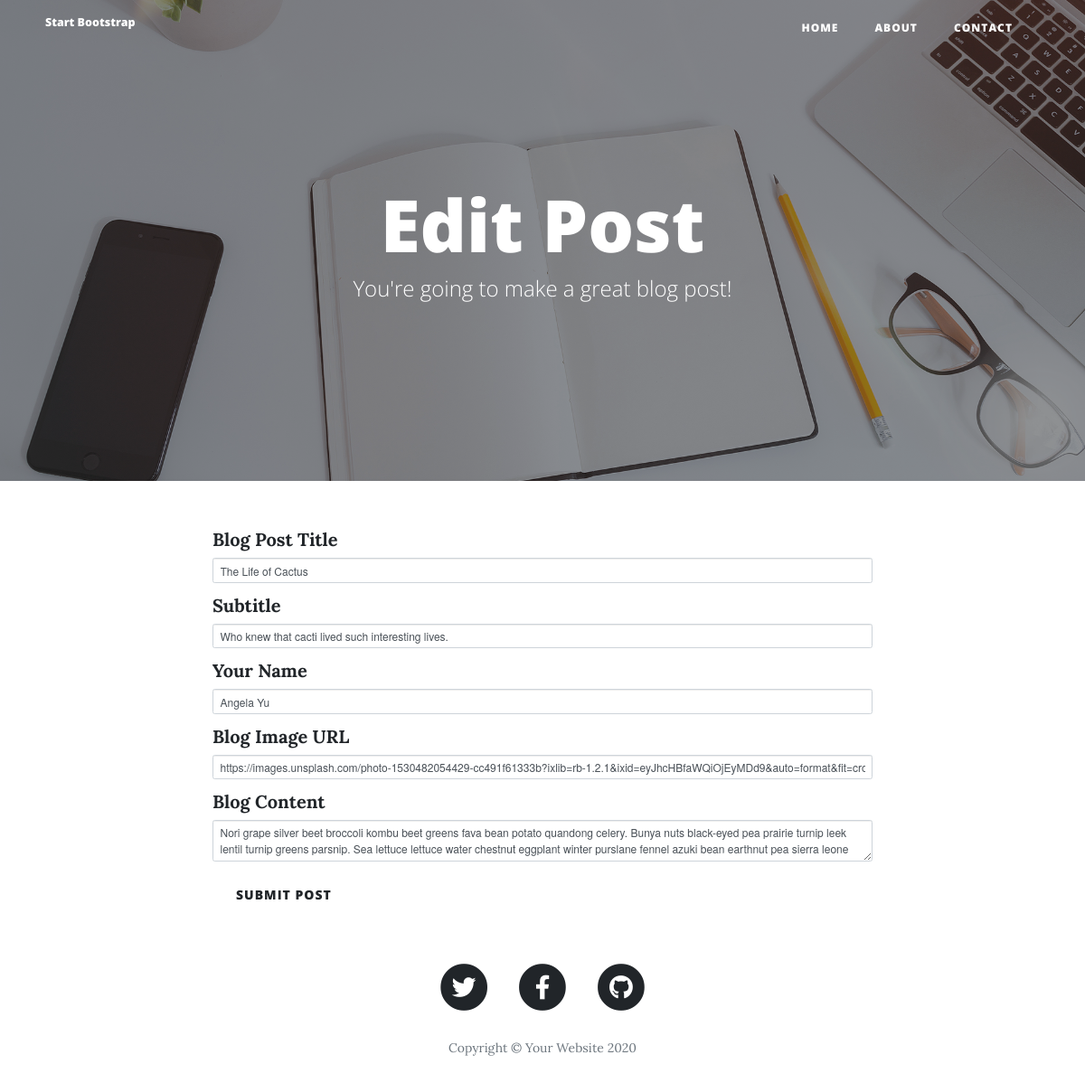
Page /edit/1 on the earlier database version.
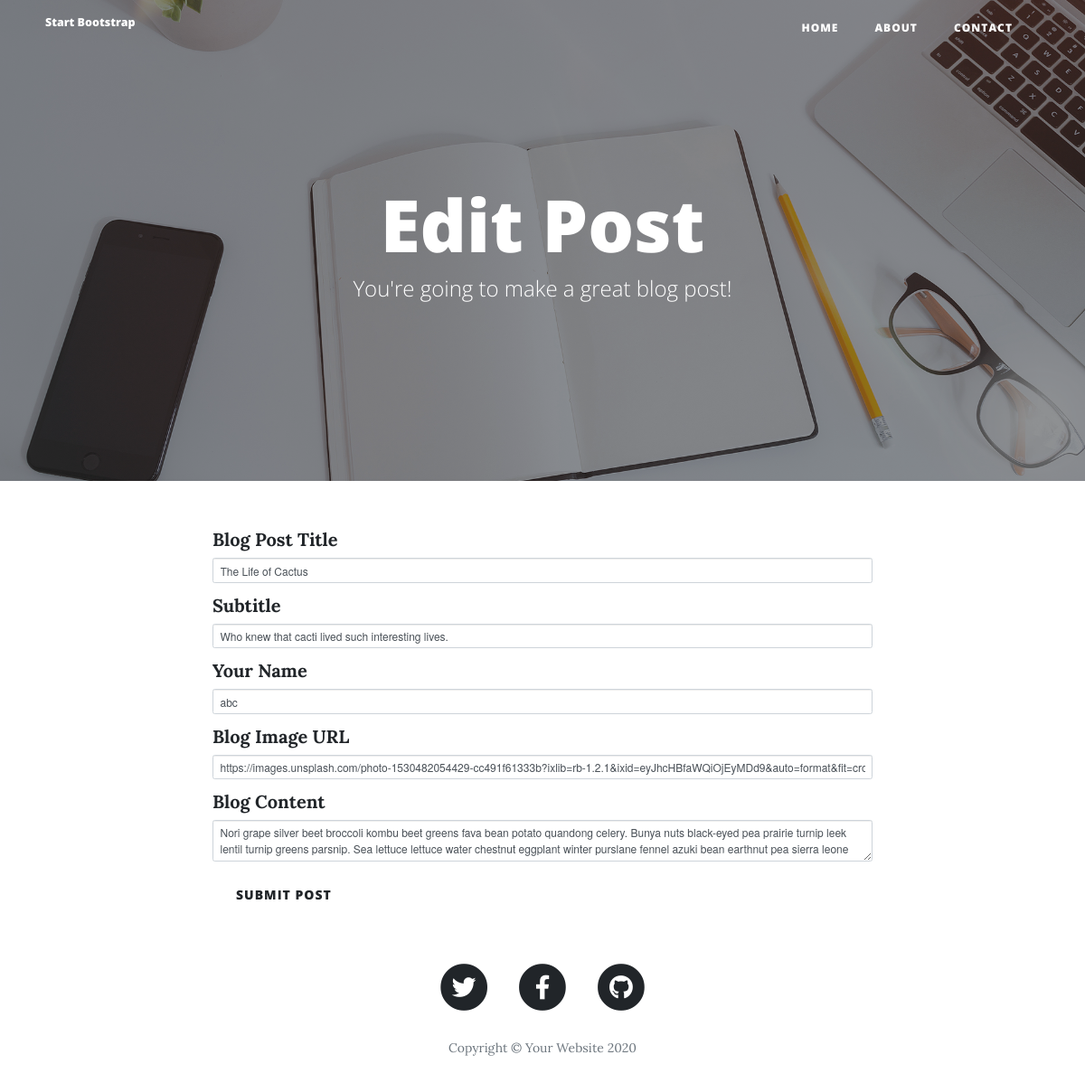
Same page on the later database version.
### main.py (models this page shows)
class BlogPost(db.Model):
    id = db.Column(db.Integer, primary_key=True)
    title = db.Column(db.String(250), unique=True, nullable=False)
    subtitle = db.Column(db.String(250), nullable=False)
    date = db.Column(db.String(250), nullable=False)
    body = db.Column(db.Text, nullable=False)
    author = db.Column(db.String(250), nullable=False)
    img_url = db.Column(db.String(250), nullable=False)

### main.py (the view, shortened to what this page needs)
@app.route('/edit/<int:post_id>', methods=['POST', 'GET'])
def edit_post(post_id):
    post = BlogPost.query.get(post_id)
    edit_form = CreatePostForm(
        title=post.title,
        subtitle=post.subtitle,
        img_url=post.img_url,
        author=post.author,
        body=post.body
    )
    return render_template('make-post.html', form=edit_form,  post_editing=True)

### main.py
class CreatePostForm(FlaskForm):
    title = StringField("Blog Post Title", validators=[DataRequired()])
    subtitle = StringField("Subtitle", validators=[DataRequired()])
    author = StringField("Your Name", validators=[DataRequired()])
    img_url = StringField("Blog Image URL", validators=[DataRequired(), URL()])
    body = CKEditorField("Blog Content", validators=[DataRequired()])
    submit = SubmitField("Submit Post")

### templates/make-post.html (shortened to what this page needs)
{% extends 'bootstrap/base.html' %}
{% import "bootstrap/wtf.html" as wtf %}
{% block content %}
{% include "header.html" %}
  <header class="masthead" style="background-image: url('{{ url_for('static', filename='img/edit-bg.jpg')}}')">
    <div class="overlay"></div>
    <div class="container">
      <div class="row">
        <div class="col-lg-8 col-md-10 mx-auto">
          <div class="page-heading">
              {% if post_editing:%}
              <h1>Edit Post</h1>
              {% else: %}
            <h1>New Post</h1>
              {% endif %}
            <span class="subheading">You're going to make a great blog post!</span>
          </div>
        </div>
      </div>
    </div>
  </header>
  <div class="container">
    <div class="row">
      <div class="col-lg-8 col-md-10 mx-auto">
         <body>
         <form method="post">
          {{ wtf.quick_form(form) }}
</form>
 </body>
      </div>
    </div>
  </div>
{% include "footer.html" %}
{% endblock %}

### templates/header.html (shortened to what this page needs)
<!DOCTYPE html>
<html lang="en">
<head>
  <link href="{{ url_for('static', filename='vendor/bootstrap/css/bootstrap.min.css') }}" rel="stylesheet">
  <link href="{{ url_for('static', filename='vendor/fontawesome-free/css/all.min.css')}}" rel="stylesheet" type="text/css">
  <link href="{{ url_for('static', filename='css/clean-blog.min.css')}}" rel="stylesheet">
</head>
<body>
  <nav class="navbar navbar-expand-lg navbar-light fixed-top" id="mainNav">
    <div class="container">
      <a class="navbar-brand" href="index.html">Start Bootstrap</a>
      <div class="collapse navbar-collapse" id="navbarResponsive">
        <ul class="navbar-nav ml-auto">
          <li class="nav-item">
            <a class="nav-link" href="/">Home</a>
          </li>
          <li class="nav-item">
            <a class="nav-link" href="/about">About</a>
          </li>
          <li class="nav-item">
            <a class="nav-link" href="/contact">Contact</a>
          </li>
        </ul>
      </div>
    </div>
  </nav>

### templates/footer.html (shortened to what this page needs)
  <footer>
    <div class="container">
      <div class="row">
        <div class="col-lg-8 col-md-10 mx-auto">
          <ul class="list-inline text-center">
            <li class="list-inline-item">
              <a href="#">
                <span class="fa-stack fa-lg">
                  <i class="fas fa-circle fa-stack-2x"></i>
                  <i class="fab fa-twitter fa-stack-1x fa-inverse"></i>
                </span>
              </a>
            </li>
            <li class="list-inline-item">
              <a href="#">
                <span class="fa-stack fa-lg">
                  <i class="fas fa-circle fa-stack-2x"></i>
                  <i class="fab fa-facebook-f fa-stack-1x fa-inverse"></i>
                </span>
              </a>
            </li>
            <li class="list-inline-item">
              <a href="#">
                <span class="fa-stack fa-lg">
                  <i class="fas fa-circle fa-stack-2x"></i>
                  <i class="fab fa-github fa-stack-1x fa-inverse"></i>
                </span>
              </a>
            </li>
          </ul>
          <p class="copyright text-muted">Copyright &copy; Your Website 2020</p>
        </div>
      </div>
    </div>
  </footer>
</body>
</html>

Differences in the rows shown:
changed BlogPost "The Life of Cactus": author "Angela Yu" → "abc"
